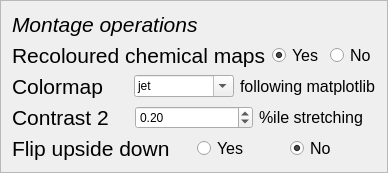
                 <widget class="QFrame" name="frame_8">
                  <property name="maximumSize">
                   <size>
                    <width>16777215</width>
                    <height>16777215</height>
                   </size>
                  </property>
                  <property name="font">
                   <font>
                    <family>Arial</family>
                   </font>
                  </property>
                  <property name="frameShape">
                   <enum>QFrame::StyledPanel</enum>
                  </property>
                  <property name="frameShadow">
                   <enum>QFrame::Raised</enum>
                  </property>
                  <layout class="QGridLayout" name="gridLayout_9">
                   <item row="1" column="0">
                    <layout class="QVBoxLayout" name="verticalLayout_6">
                     <item>
                      <widget class="QLabel" name="label_58">
                       <property name="font">
                        <font>
                         <family>Arial</family>
                         <pointsize>16</pointsize>
                         <italic>true</italic>
                        </font>
                       </property>
                       <property name="text">
                        <string>Montage operations</string>
                       </property>
                      </widget>
                     </item>
                     <item>
                      <layout class="QHBoxLayout" name="horizontalLayout_13">
                       <item>
                        <widget class="QLabel" name="label_8">
                         <property name="font">
                          <font>
                           <family>Arial</family>
                           <pointsize>16</pointsize>
                          </font>
                         </property>
                         <property name="text">
                          <string>Recoloured chemical maps</string>
                         </property>
                        </widget>
                       </item>
                       <item>
                        <layout class="QHBoxLayout" name="horizontalLayout_15">
                         <item>
                          <widget class="QRadioButton" name="radioButton">
                           <property name="font">
                            <font>
                             <family>Arial</family>
                             <pointsize>12</pointsize>
                            </font>
                           </property>
                           <property name="text">
                            <string>Yes</string>
                           </property>
                           <property name="checked">
                            <bool>true</bool>
                           </property>
                           <attribute name="buttonGroup">
                            <string notr="true">buttonGroup_2</string>
                           </attribute>
                          </widget>
                         </item>
                         <item>
                          <widget class="QRadioButton" name="radioButton_2">
                           <property name="font">
                            <font>
                             <family>Arial</family>
                             <pointsize>12</pointsize>
                            </font>
                           </property>
                           <property name="text">
                            <string>No</string>
                           </property>
                           <property name="checked">
                            <bool>false</bool>
                           </property>
                           <attribute name="buttonGroup">
                            <string notr="true">buttonGroup_2</string>
                           </attribute>
                          </widget>
                         </item>
                        </layout>
                       </item>
                      </layout>
                     </item>
                     <item>
                      <layout class="QHBoxLayout" name="horizontalLayout_42">
                       <item>
                        <widget class="QLabel" name="label_46">
                         <property name="font">
                          <font>
                           <family>Arial</family>
                           <pointsize>16</pointsize>
                          </font>
                         </property>
                         <property name="text">
                          <string>Colormap</string>
                         </property>
                        </widget>
                       </item>
                       <item>
                        <widget class="QComboBox" name="comboBox_6">
                         <property name="maximumSize">
                          <size>
                           <width>100</width>
                           <height>16777215</height>
                          </size>
                         </property>
                         <property name="font">
                          <font>
                           <family>Arial</family>
                          </font>
                         </property>
                         <property name="editable">
                          <bool>true</bool>
                         </property>
                         <property name="currentIndex">
                          <number>0</number>
                         </property>
                         <item>
                          <property name="text">
                           <string>jet</string>
                          </property>
                         </item>
                         <item>
                          <property name="text">
                           <string>gist_rainbow_r</string>
                          </property>
                         </item>
                         <item>
                          <property name="text">
                           <string>viridis</string>
                          </property>
                         </item>
                         <item>
                          <property name="text">
                           <string>magma</string>
                          </property>
                         </item>
                         <item>
                          <property name="text">
                           <string>cubehelix</string>
                          </property>
                         </item>
                         <item>
                          <property name="text">
                           <string>gist_earth</string>
                          </property>
                         </item>
                         <item>
                          <property name="text">
                           <string>gnuplot2</string>
                          </property>
                         </item>
                         <item>
                          <property name="text">
                           <string>Blues_r</string>
                          </property>
                         </item>
                         <item>
                          <property name="text">
                           <string>YlGnBu_r</string>
                          </property>
                         </item>
                        </widget>
                       </item>
                       <item>
                        <widget class="QLabel" name="label_47">
                         <property name="font">
                          <font>
                           <family>Arial</family>
                           <pointsize>12</pointsize>
                          </font>
                         </property>
                         <property name="text">
                          <string>following matplotlib</string>
                         </property>
                         <property name="wordWrap">
                          <bool>true</bool>
                         </property>
                        </widget>
                       </item>
                      </layout>
                     </item>
                     <item>
                      <layout class="QHBoxLayout" name="horizontalLayout_28">
                       <item>
                        <widget class="QLabel" name="label_18">
                         <property name="font">
                          <font>
                           <family>Arial</family>
                           <pointsize>16</pointsize>
                          </font>
                         </property>
                         <property name="text">
                          <string>Contrast 2</string>
                         </property>
                         <property name="wordWrap">
                          <bool>true</bool>
                         </property>
                        </widget>
                       </item>
                       <item>
                        <widget class="QDoubleSpinBox" name="doubleSpinBox_3">
                         <property name="font">
                          <font>
                           <family>Arial</family>
                          </font>
                         </property>
                         <property name="maximum">
                          <double>50.000000000000000</double>
                         </property>
                         <property name="singleStep">
                          <double>0.010000000000000</double>
                         </property>
                         <property name="value">
                          <double>0.200000000000000</double>
                         </property>
                        </widget>
                       </item>
                       <item>
                        <widget class="QLabel" name="label_42">
                         <property name="font">
                          <font>
                           <family>Arial</family>
                           <pointsize>12</pointsize>
                          </font>
                         </property>
                         <property name="text">
                          <string>%ile stretching</string>
                         </property>
                         <property name="wordWrap">
                          <bool>true</bool>
                         </property>
                        </widget>
                       </item>
                      </layout>
                     </item>
                     <item>
                      <layout class="QHBoxLayout" name="horizontalLayout_12">
                       <item>
                        <widget class="QLabel" name="label_9">
                         <property name="font">
                          <font>
                           <family>Arial</family>
                           <pointsize>16</pointsize>
                          </font>
                         </property>
                         <property name="text">
                          <string>Flip upside down</string>
                         </property>
                        </widget>
                       </item>
                       <item>
                        <layout class="QHBoxLayout" name="horizontalLayout_16">
                         <item>
                          <widget class="QRadioButton" name="radioButton_4">
                           <property name="font">
                            <font>
                             <family>Arial</family>
                             <pointsize>12</pointsize>
                            </font>
                           </property>
                           <property name="text">
                            <string>Yes</string>
                           </property>
                           <property name="checked">
                            <bool>false</bool>
                           </property>
                           <attribute name="buttonGroup">
                            <string notr="true">buttonGroup</string>
                           </attribute>
                          </widget>
                         </item>
                         <item>
                          <widget class="QRadioButton" name="radioButton_3">
                           <property name="font">
                            <font>
                             <family>Arial</family>
                             <pointsize>12</pointsize>
                            </font>
                           </property>
                           <property name="text">
                            <string>No</string>
                           </property>
                           <property name="checked">
                            <bool>true</bool>
                           </property>
                           <attribute name="buttonGroup">
                            <string notr="true">buttonGroup</string>
                           </attribute>
                          </widget>
                         </item>
                        </layout>
                       </item>
                      </layout>
                     </item>
                    </layout>
                   </item>
                  </layout>
                 </widget>
